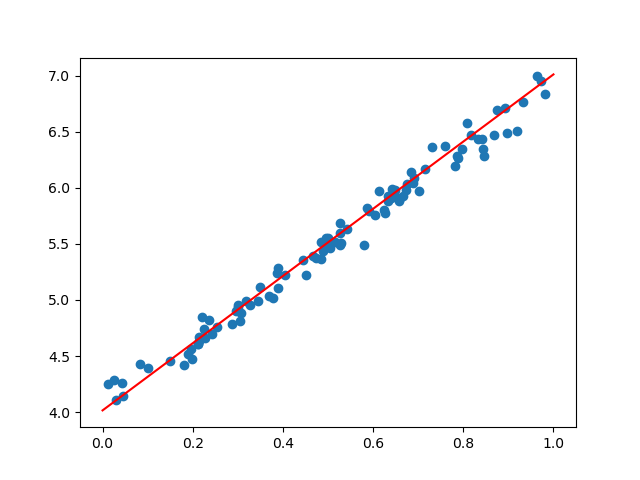

Write the Python code that produced this figure.
# Implement least squares regression in Python and run it on a multi-dimensional dataset.
# Run it also on a one-dimensional dataset and visualize the result.
# Please use NumPy for solving this exercise. Other Python libraries like scikit-learn or scipy are disallowed here.

import numpy as np
import matplotlib.pyplot as plt

def calc_mean(x):
    return sum(x) / len(x)

def generate_dataset():
    x = np.random.rand(100)
    y = 3 * x + 4 + np.random.randn(100) * 0.1
    return x, y
def least_squares_regression():
    # least squares regression without regularization (lambda = 0)
    x, y = generate_dataset()
    x_mean = calc_mean(x)
    y_mean = calc_mean(y)

    w_num = 0
    w_denom = 0

    for i in range(len(x)):
        w_num += (y[i] - y_mean) * x[i]
        w_denom += (x[i] - x_mean) * x[i]

    w = w_num / w_denom
    b = y_mean - w * x_mean

    return np.array([w, b])


if __name__ == "__main__":
    w, b = least_squares_regression()
    print(w, b)

    x, y = generate_dataset()
    plt.scatter(x, y)
    plt.plot([0, 1], [b, w + b], c='r')
    plt.show()
    plt.savefig('ex1.png')